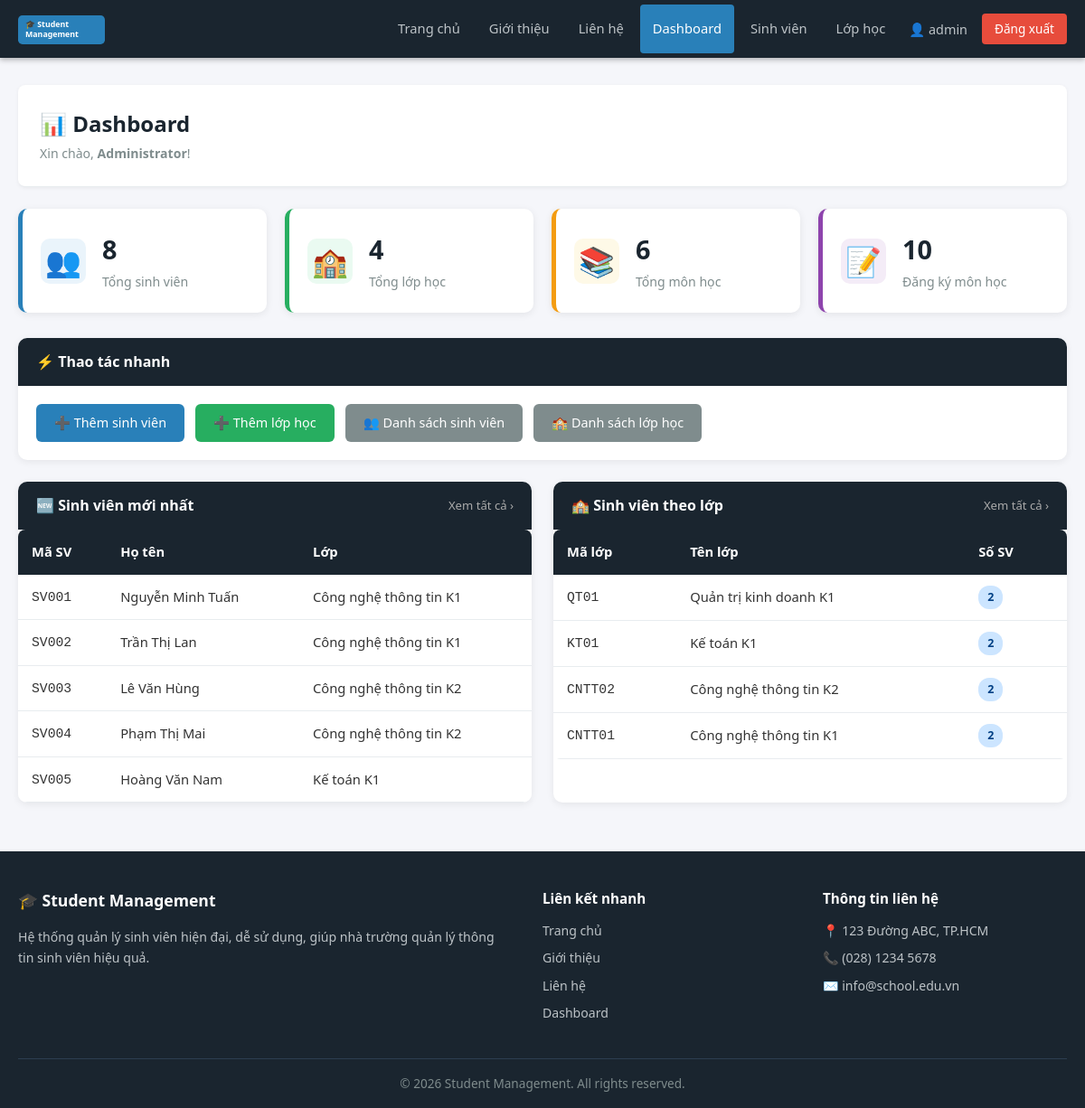
/dashboard.php (signed in), run on the app's committed database.
### tables this page shows
CREATE TABLE IF NOT EXISTS students (
    id INT AUTO_INCREMENT PRIMARY KEY,
    student_code VARCHAR(20) NOT NULL UNIQUE,
    full_name VARCHAR(100) NOT NULL,
    email VARCHAR(100) UNIQUE,
    phone VARCHAR(15),
    gender ENUM('Nam', 'Nữ', 'Khác') DEFAULT 'Nam',
    birthday DATE,
    address TEXT,
    class_id INT,
    created_at DATETIME DEFAULT CURRENT_TIMESTAMP,
    CONSTRAINT fk_students_class FOREIGN KEY (class_id) REFERENCES classes(id) ON DELETE SET NULL ON UPDATE CASCADE
);

CREATE TABLE IF NOT EXISTS classes (
    id INT AUTO_INCREMENT PRIMARY KEY,
    class_code VARCHAR(20) NOT NULL UNIQUE,
    class_name VARCHAR(100) NOT NULL,
    teacher VARCHAR(100),
    description TEXT,
    created_at DATETIME DEFAULT CURRENT_TIMESTAMP
);

### config/config.php (called while the page is built, shortened)
<?php
function isLoggedIn() {
    return isset($_SESSION['user_id']);
}

### dashboard.php (the view, shortened to what this page needs)
<?php
require_once 'config/config.php';
$loadDashboardCSS = true;
$totalStudents   = $conn->query("SELECT COUNT(*) FROM students")->fetch_row()[0];
$totalClasses    = $conn->query("SELECT COUNT(*) FROM classes")->fetch_row()[0];
$totalSubjects   = $conn->query("SELECT COUNT(*) FROM subjects")->fetch_row()[0];
$totalEnrollments = $conn->query("SELECT COUNT(*) FROM enrollments")->fetch_row()[0];
$recentStudents = $conn->query(
    "SELECT s.student_code, s.full_name, s.email, s.gender, c.class_name, s.created_at
     FROM students s
     LEFT JOIN classes c ON s.class_id = c.id
     ORDER BY s.created_at DESC
     LIMIT 5"
);
$classStats = $conn->query(
    "SELECT c.class_name, c.class_code, COUNT(s.id) AS total_students
     FROM classes c
     LEFT JOIN students s ON s.class_id = c.id
     GROUP BY c.id
     ORDER BY total_students DESC"
);
include 'includes/header.php';
include 'includes/navbar.php';
?>
<div class="main-content">
    <div class="page-header">
        <div>
            <h1>📊 Dashboard</h1>
            <span class="breadcrumb">Xin chào, <strong><?php echo htmlspecialchars($_SESSION['full_name'] ?: $_SESSION['username'], ENT_QUOTES, 'UTF-8'); ?></strong>!</span>
        </div>
    </div>
    <div class="dashboard-stats">
        <div class="stat-card">
            <div class="stat-card-icon">👥</div>
            <div class="stat-card-info">
                <h3><?php echo $totalStudents; ?></h3>
                <p>Tổng sinh viên</p>
            </div>
        </div>
        <div class="stat-card green">
            <div class="stat-card-icon">🏫</div>
            <div class="stat-card-info">
                <h3><?php echo $totalClasses; ?></h3>
                <p>Tổng lớp học</p>
            </div>
        </div>
        <div class="stat-card orange">
            <div class="stat-card-icon">📚</div>
            <div class="stat-card-info">
                <h3><?php echo $totalSubjects; ?></h3>
                <p>Tổng môn học</p>
            </div>
        </div>
        <div class="stat-card purple">
            <div class="stat-card-icon">📝</div>
            <div class="stat-card-info">
                <h3><?php echo $totalEnrollments; ?></h3>
                <p>Đăng ký môn học</p>
            </div>
        </div>
    </div>
    <div class="card" style="margin-bottom:24px;">
        <div class="card-header">⚡ Thao tác nhanh</div>
        <div class="card-body" style="display:flex;gap:12px;flex-wrap:wrap;">
            <a href="<?php echo SITE_URL; ?>/students/add.php" class="btn btn-primary">➕ Thêm sinh viên</a>
            <a href="<?php echo SITE_URL; ?>/classes/add.php"  class="btn btn-success">➕ Thêm lớp học</a>
            <a href="<?php echo SITE_URL; ?>/students/index.php" class="btn btn-secondary">👥 Danh sách sinh viên</a>
            <a href="<?php echo SITE_URL; ?>/classes/index.php"  class="btn btn-secondary">🏫 Danh sách lớp học</a>
        </div>
    </div>
    <div style="display:grid;grid-template-columns:1fr 1fr;gap:24px;flex-wrap:wrap;">
        <div class="card">
            <div class="card-header">
                🆕 Sinh viên mới nhất
                <a href="<?php echo SITE_URL; ?>/students/index.php" style="font-size:0.82rem;color:#aaa;font-weight:400;">Xem tất cả &rsaquo;</a>
            </div>
            <div class="card-body" style="padding:0">
                <div class="table-responsive">
                    <table>
                        <thead>
                            <tr>
                                <th>Mã SV</th>
                                <th>Họ tên</th>
                                <th>Lớp</th>
                            </tr>
                        </thead>
                        <tbody>
                            <?php if ($recentStudents->num_rows > 0): ?>
                                <?php while ($row = $recentStudents->fetch_assoc()): ?>
                                <tr>
                                    <td><code><?php echo htmlspecialchars($row['student_code'], ENT_QUOTES, 'UTF-8'); ?></code></td>
                                    <td><?php echo htmlspecialchars($row['full_name'], ENT_QUOTES, 'UTF-8'); ?></td>
                                    <td><?php echo htmlspecialchars($row['class_name'] ?? 'Chưa xếp lớp', ENT_QUOTES, 'UTF-8'); ?></td>
                                </tr>
                                <?php endwhile; ?>
                            <?php else: ?>
                                <tr><td colspan="3" class="text-center" style="padding:20px;color:#999;">Chưa có sinh viên nào.</td></tr>
                            <?php endif; ?>
                        </tbody>
                    </table>
                </div>
            </div>
        </div>
        <div class="card">
            <div class="card-header">
                🏫 Sinh viên theo lớp
                <a href="<?php echo SITE_URL; ?>/classes/index.php" style="font-size:0.82rem;color:#aaa;font-weight:400;">Xem tất cả &rsaquo;</a>
            </div>
            <div class="card-body" style="padding:0">
                <div class="table-responsive">
                    <table>
                        <thead>
                            <tr>
                                <th>Mã lớp</th>
                                <th>Tên lớp</th>
                                <th>Số SV</th>
                            </tr>
                        </thead>
                        <tbody>
                            <?php if ($classStats->num_rows > 0): ?>
                                <?php while ($row = $classStats->fetch_assoc()): ?>
                                <tr>
                                    <td><code><?php echo htmlspecialchars($row['class_code'], ENT_QUOTES, 'UTF-8'); ?></code></td>
                                    <td><?php echo htmlspecialchars($row['class_name'], ENT_QUOTES, 'UTF-8'); ?></td>
                                    <td><span class="badge badge-primary"><?php echo $row['total_students']; ?></span></td>
                                </tr>
                                <?php endwhile; ?>
                            <?php else: ?>
                                <tr><td colspan="3" class="text-center" style="padding:20px;color:#999;">Chưa có lớp nào.</td></tr>
                            <?php endif; ?>
                        </tbody>
                    </table>
                </div>
            </div>
        </div>
    </div>
</div>
<?php include 'includes/footer.php'; ?>

### includes/header.php (shortened to what this page needs)
<!DOCTYPE html>
<html lang="vi">
<head>
    <link rel="stylesheet" href="<?php echo SITE_URL; ?>/css/base.css">
    <link rel="stylesheet" href="<?php echo SITE_URL; ?>/css/style.css">
    <?php if (!empty($loadDashboardCSS)): ?>
    <link rel="stylesheet" href="<?php echo SITE_URL; ?>/css/dashboard.css">
    <?php endif; ?>
</head>
<body>

### includes/navbar.php (shortened to what this page needs)
<nav class="navbar">
    <div class="navbar-brand">
        <a href="<?php echo SITE_URL; ?>/index.php">
            <img src="<?php echo SITE_URL; ?>/assets/images/logo.svg" alt="<?php echo SITE_NAME; ?>" height="32" style="vertical-align:middle;">
        </a>
    </div>
    <?php
    $currentFile   = basename($_SERVER['PHP_SELF']);
    $currentPath   = $_SERVER['PHP_SELF'];
    $inStudents    = strpos($currentPath, '/students/') !== false;
    $inClasses     = strpos($currentPath, '/classes/') !== false;
    $inAuth        = strpos($currentPath, '/auth/') !== false;
    $isHome        = $currentFile === 'index.php' && !$inStudents && !$inClasses && !$inAuth;
    ?>
    <ul class="navbar-menu" id="navbarMenu">
        <li><a href="<?php echo SITE_URL; ?>/index.php"<?php echo $isHome ? ' class="active"' : ''; ?>>Trang chủ</a></li>
        <li><a href="<?php echo SITE_URL; ?>/about.php"<?php echo ($currentFile === 'about.php') ? ' class="active"' : ''; ?>>Giới thiệu</a></li>
        <li><a href="<?php echo SITE_URL; ?>/contact.php"<?php echo ($currentFile === 'contact.php') ? ' class="active"' : ''; ?>>Liên hệ</a></li>
        <?php if (isLoggedIn()): ?>
        <li><a href="<?php echo SITE_URL; ?>/dashboard.php"<?php echo ($currentFile === 'dashboard.php') ? ' class="active"' : ''; ?>>Dashboard</a></li>
        <li><a href="<?php echo SITE_URL; ?>/students/index.php"<?php echo $inStudents ? ' class="active"' : ''; ?>>Sinh viên</a></li>
        <li><a href="<?php echo SITE_URL; ?>/classes/index.php"<?php echo $inClasses ? ' class="active"' : ''; ?>>Lớp học</a></li>
        <li class="navbar-user">
            <span>👤 <?php echo htmlspecialchars($_SESSION['username'] ?? '', ENT_QUOTES, 'UTF-8'); ?></span>
            <a href="<?php echo SITE_URL; ?>/auth/logout.php" class="btn-logout">Đăng xuất</a>
        </li>
        <?php else: ?>
        <li><a href="<?php echo SITE_URL; ?>/auth/login.php"<?php echo ($currentFile === 'login.php') ? ' class="active"' : ''; ?>>Đăng nhập</a></li>
        <li><a href="<?php echo SITE_URL; ?>/auth/register.php"<?php echo ($currentFile === 'register.php') ? ' class="active"' : ''; ?>>Đăng ký</a></li>
        <?php endif; ?>
    </ul>
</nav>

### includes/footer.php (shortened to what this page needs)
<footer class="footer">
    <div class="footer-container">
        <div class="footer-section">
            <h3>🎓 <?php echo SITE_NAME; ?></h3>
            <p>Hệ thống quản lý sinh viên hiện đại, dễ sử dụng, giúp nhà trường quản lý thông tin sinh viên hiệu quả.</p>
        </div>
        <div class="footer-section">
            <h4>Liên kết nhanh</h4>
            <ul>
                <li><a href="<?php echo SITE_URL; ?>/index.php">Trang chủ</a></li>
                <li><a href="<?php echo SITE_URL; ?>/about.php">Giới thiệu</a></li>
                <li><a href="<?php echo SITE_URL; ?>/contact.php">Liên hệ</a></li>
                <?php if (isLoggedIn()): ?>
                <li><a href="<?php echo SITE_URL; ?>/dashboard.php">Dashboard</a></li>
                <?php else: ?>
                <li><a href="<?php echo SITE_URL; ?>/auth/login.php">Đăng nhập</a></li>
                <?php endif; ?>
            </ul>
        </div>
        <div class="footer-section">
            <h4>Thông tin liên hệ</h4>
            <ul>
                <li>📍 123 Đường ABC, TP.HCM</li>
                <li>📞 (028) 1234 5678</li>
                <li>✉️ info@school.edu.vn</li>
            </ul>
        </div>
    </div>
    <div class="footer-bottom">
        <p>&copy; <?php echo date('Y'); ?> <?php echo SITE_NAME; ?>. All rights reserved.</p>
    </div>
</footer>
</body>
</html>

### css/base.css (style rules this page uses)
:root { --color-primary: #2980b9; --color-dark: #1a252f; --color-secondary: #7f8c8d; --color-danger: #e74c3c; --color-success: #27ae60; --color-warning: #f39c12; --color-bg: #f5f6fa; --color-border: #e8ecef; --color-text: #333; --color-text-light: #2c3e50; --color-white: #fff; --radius: 6px; --radius-lg: 10px; --shadow: 0 2px 8px rgba(0,0,0,0.07); }
*, *::before, *::after { box-sizing: border-box; margin: 0; padding: 0; }
html { scroll-behavior: smooth; }
a { color: var(--color-primary); text-decoration: none; }
ul { list-style: none; }
img { max-width: 100%; }
body { font-family: 'Segoe UI', Tahoma, Geneva, Verdana, sans-serif; font-size: 16px; line-height: 1.6; color: var(--color-text); background-color: var(--color-bg); display: flex; flex-direction: column; min-height: 100vh; }
.main-content { flex: 1; padding: 30px 20px; max-width: 1200px; margin: 0 auto; width: 100%; }
.btn { display: inline-block; padding: 9px 20px; border: none; border-radius: var(--radius); cursor: pointer; font-size: 0.9rem; font-weight: 500; text-align: center; transition: background 0.2s, transform 0.1s; text-decoration: none; }
.btn-primary { background: var(--color-primary); color: var(--color-white); }
.btn-success { background: var(--color-success); color: var(--color-white); }
.btn-secondary { background: var(--color-secondary); color: var(--color-white); }
.badge { display: inline-block; padding: 3px 10px; border-radius: 12px; font-size: 0.78rem; font-weight: 600; }
.badge-primary { background: #cce5ff; color: #004085; }

### css/dashboard.css (style rules this page uses)
.dashboard-stats { display: grid; grid-template-columns: repeat(auto-fit, minmax(210px, 1fr)); gap: 20px; margin-bottom: 28px; }
.stat-card { background: var(--color-white); border-radius: var(--radius-lg); padding: 22px 20px; display: flex; align-items: center; gap: 18px; box-shadow: 0 2px 8px rgba(0,0,0,0.08); border-left: 5px solid var(--color-primary); transition: transform 0.2s; }
.stat-card.green { border-left-color: var(--color-success); }
.stat-card.orange { border-left-color: var(--color-warning); }
.stat-card.purple { border-left-color: #8e44ad; }
.stat-card-icon { font-size: 2rem; width: 50px; height: 50px; display: flex; align-items: center; justify-content: center; background: #eaf4fb; border-radius: var(--radius-lg); }
.stat-card.green .stat-card-icon { background: #eafaf1; }
.stat-card.orange .stat-card-icon { background: #fef9e7; }
.stat-card.purple .stat-card-icon { background: #f4ecf7; }
.stat-card-info h3 { font-size: 1.8rem; font-weight: 700; color: var(--color-dark); }
.stat-card-info p { color: var(--color-secondary); font-size: 0.88rem; margin-top: 2px; }

### data on the page
students: student_code "SV001", full_name "Nguyễn Minh Tuấn", class.class_name "Công nghệ thông tin K1"
students: student_code "SV002", full_name "Trần Thị Lan", class.class_name "Công nghệ thông tin K1"
students: student_code "SV003", full_name "Lê Văn Hùng", class.class_name "Công nghệ thông tin K2"
students: student_code "SV004", full_name "Phạm Thị Mai", class.class_name "Công nghệ thông tin K2"
students: student_code "SV005", full_name "Hoàng Văn Nam", class.class_name "Kế toán K1"

### other printed values
$_SESSION['username'] "admin"
$_SESSION['full_name'] ?: $_SESSION['username'] "Administrator"
$totalStudents "8"
$totalClasses "4"
$totalSubjects "6"
$totalEnrollments "10"
$row['class_code'] "QT01"
$row['class_name'] "Quản trị kinh doanh K1"
$row['total_students'] "2"
$row['class_code'] "KT01"
$row['class_name'] "Kế toán K1"
$row['class_code'] "CNTT02"
$row['class_name'] "Công nghệ thông tin K2"
$row['class_code'] "CNTT01"
$row['class_name'] "Công nghệ thông tin K1"
